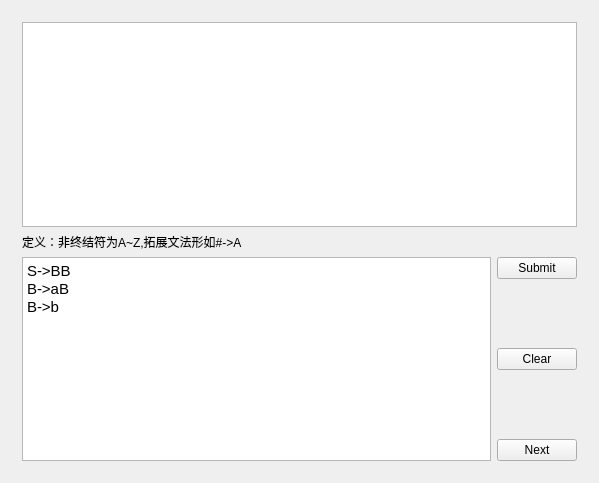
<?xml version="1.0" encoding="UTF-8"?>
<ui version="4.0">
 <class>MyWidget</class>
 <widget class="QWidget" name="MyWidget">
  <property name="geometry">
   <rect>
    <x>0</x>
    <y>0</y>
    <width>599</width>
    <height>483</height>
   </rect>
  </property>
  <property name="windowTitle">
   <string>MyWidget</string>
  </property>
  <layout class="QHBoxLayout" name="horizontalLayout">
   <item>
    <widget class="QStackedWidget" name="stackedWidget">
     <property name="currentIndex">
      <number>0</number>
     </property>
     <widget class="QWidget" name="page">
      <layout class="QGridLayout" name="gridLayout_3">
       <item row="0" column="0">
        <widget class="QTableWidget" name="tableWidget_Show"/>
       </item>
       <item row="1" column="0">
        <widget class="QLabel" name="label">
         <property name="text">
          <string>定义：非终结符为A~Z,拓展文法形如#-&gt;A</string>
         </property>
        </widget>
       </item>
       <item row="2" column="0">
        <layout class="QGridLayout" name="gridLayout">
         <item row="0" column="0" rowspan="5">
          <widget class="QTextEdit" name="textEdit">
           <property name="html">
            <string>&lt;!DOCTYPE HTML PUBLIC &quot;-//W3C//DTD HTML 4.0//EN&quot; &quot;http://www.w3.org/TR/REC-html40/strict.dtd&quot;&gt;
&lt;html&gt;&lt;head&gt;&lt;meta name=&quot;qrichtext&quot; content=&quot;1&quot; /&gt;&lt;style type=&quot;text/css&quot;&gt;
p, li { white-space: pre-wrap; }
&lt;/style&gt;&lt;/head&gt;&lt;body style=&quot; font-family:'Ubuntu'; font-size:11pt; font-weight:400; font-style:normal;&quot;&gt;
&lt;p style=&quot; margin-top:0px; margin-bottom:0px; margin-left:0px; margin-right:0px; -qt-block-indent:0; text-indent:0px;&quot;&gt;S-&amp;gt;BB&lt;/p&gt;
&lt;p style=&quot; margin-top:0px; margin-bottom:0px; margin-left:0px; margin-right:0px; -qt-block-indent:0; text-indent:0px;&quot;&gt;B-&amp;gt;aB&lt;/p&gt;
&lt;p style=&quot; margin-top:0px; margin-bottom:0px; margin-left:0px; margin-right:0px; -qt-block-indent:0; text-indent:0px;&quot;&gt;B-&amp;gt;b&lt;/p&gt;&lt;/body&gt;&lt;/html&gt;</string>
           </property>
          </widget>
         </item>
         <item row="0" column="1">
          <widget class="QPushButton" name="pushButton_Submit">
           <property name="text">
            <string>Submit</string>
           </property>
          </widget>
         </item>
         <item row="1" column="1">
          <spacer name="verticalSpacer_2">
           <property name="orientation">
            <enum>Qt::Vertical</enum>
           </property>
           <property name="sizeHint" stdset="0">
            <size>
             <width>20</width>
             <height>17</height>
            </size>
           </property>
          </spacer>
         </item>
         <item row="2" column="1">
          <widget class="QPushButton" name="pushButton_Clear">
           <property name="text">
            <string>Clear</string>
           </property>
          </widget>
         </item>
         <item row="3" column="1">
          <spacer name="verticalSpacer">
           <property name="orientation">
            <enum>Qt::Vertical</enum>
           </property>
           <property name="sizeHint" stdset="0">
            <size>
             <width>20</width>
             <height>18</height>
            </size>
           </property>
          </spacer>
         </item>
         <item row="4" column="1">
          <widget class="QPushButton" name="pushButton_Next">
           <property name="text">
            <string>Next</string>
           </property>
          </widget>
         </item>
        </layout>
       </item>
      </layout>
     </widget>
     <widget class="QWidget" name="page_2">
      <layout class="QGridLayout" name="gridLayout_2">
       <item row="0" column="0" colspan="3">
        <widget class="QWidget" name="widget" native="true"/>
       </item>
       <item row="1" column="0">
        <spacer name="horizontalSpacer_2">
         <property name="orientation">
          <enum>Qt::Horizontal</enum>
         </property>
         <property name="sizeHint" stdset="0">
          <size>
           <width>230</width>
           <height>20</height>
          </size>
         </property>
        </spacer>
       </item>
       <item row="1" column="1">
        <widget class="QPushButton" name="pushButton">
         <property name="text">
          <string>Return</string>
         </property>
        </widget>
       </item>
       <item row="1" column="2">
        <spacer name="horizontalSpacer">
         <property name="orientation">
          <enum>Qt::Horizontal</enum>
         </property>
         <property name="sizeHint" stdset="0">
          <size>
           <width>230</width>
           <height>20</height>
          </size>
         </property>
        </spacer>
       </item>
      </layout>
     </widget>
    </widget>
   </item>
  </layout>
 </widget>
 <layoutdefault spacing="6" margin="11"/>
 <resources/>
 <connections/>
</ui>
